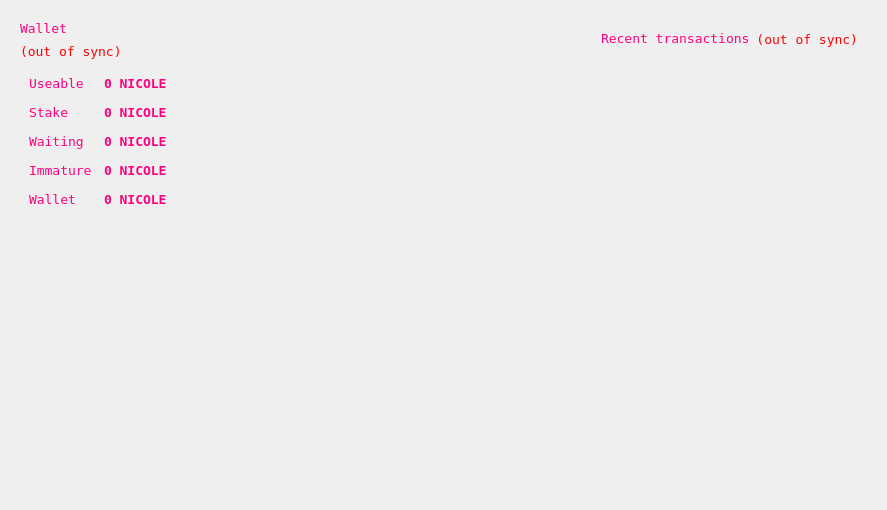
<?xml version="1.0" encoding="UTF-8"?>
<ui version="4.0">
 <class>OverviewPage</class>
 <widget class="QWidget" name="OverviewPage">
  <property name="geometry">
   <rect>
    <x>0</x>
    <y>0</y>
    <width>887</width>
    <height>510</height>
   </rect>
  </property>
  <property name="windowTitle">
   <string>Form</string>
  </property>
  <layout class="QHBoxLayout" name="horizontalLayout" stretch="1,1">
   <item>
    <layout class="QVBoxLayout" name="verticalLayout_2">
     <item>
      <widget class="QWidget" name="widget" native="true">
       <layout class="QVBoxLayout" name="verticalLayout_4">
        <item>
         <layout class="QVBoxLayout" name="verticalLayout_5">
          <item>
           <widget class="QLabel" name="label_5">
            <property name="font">
             <font>
              <family>Inconsolata</family>
              <pointsize>10</pointsize>
              <weight>75</weight>
              <bold>true</bold>
             </font>
            </property>
            <property name="text">
             <string>&lt;html&gt;&lt;head/&gt;&lt;body&gt;&lt;p&gt;&lt;span style=&quot; font-weight:400; color:#ff007f;&quot;&gt;Wallet&lt;/span&gt;&lt;/p&gt;&lt;/body&gt;&lt;/html&gt;</string>
            </property>
           </widget>
          </item>
          <item>
           <widget class="QLabel" name="labelWalletStatus">
            <property name="font">
             <font>
              <family>Inconsolata</family>
              <pointsize>10</pointsize>
             </font>
            </property>
            <property name="toolTip">
             <string>&lt;html&gt;&lt;head/&gt;&lt;body&gt;&lt;p&gt;The displayed information may be out of date. Your wallet automatically synchronizes with the network after a connection is established, but this process has not completed yet.&lt;/p&gt;&lt;/body&gt;&lt;/html&gt;</string>
            </property>
            <property name="styleSheet">
             <string notr="true">QLabel { color: red; }</string>
            </property>
            <property name="text">
             <string notr="true">(out of sync)</string>
            </property>
            <property name="alignment">
             <set>Qt::AlignLeading|Qt::AlignLeft|Qt::AlignVCenter</set>
            </property>
           </widget>
          </item>
         </layout>
        </item>
        <item>
         <widget class="QWidget" name="widget" native="true">
          <layout class="QFormLayout" name="formLayout_2">
           <property name="fieldGrowthPolicy">
            <enum>QFormLayout::AllNonFixedFieldsGrow</enum>
           </property>
           <property name="horizontalSpacing">
            <number>12</number>
           </property>
           <property name="verticalSpacing">
            <number>12</number>
           </property>
           <item row="0" column="0">
            <widget class="QLabel" name="label">
             <property name="font">
              <font>
               <family>Inconsolata</family>
               <pointsize>10</pointsize>
               <weight>50</weight>
               <bold>false</bold>
              </font>
             </property>
             <property name="text">
              <string>&lt;html&gt;&lt;head/&gt;&lt;body&gt;&lt;p&gt;&lt;span style=&quot; color:#ff007f;&quot;&gt;Useable&lt;/span&gt;&lt;/p&gt;&lt;/body&gt;&lt;/html&gt;</string>
             </property>
            </widget>
           </item>
           <item row="0" column="1">
            <widget class="QLabel" name="labelBalance">
             <property name="font">
              <font>
               <family>Inconsolata</family>
               <pointsize>10</pointsize>
               <weight>75</weight>
               <bold>true</bold>
              </font>
             </property>
             <property name="cursor">
              <cursorShape>IBeamCursor</cursorShape>
             </property>
             <property name="toolTip">
              <string>Your current spendable balance</string>
             </property>
             <property name="styleSheet">
              <string notr="true">color: rgb(255, 0, 127);</string>
             </property>
             <property name="text">
              <string notr="true">&lt;html&gt;&lt;head/&gt;&lt;body&gt;&lt;p&gt;&lt;span style=&quot; color:#ff007f;&quot;&gt;0 NICOLE&lt;/span&gt;&lt;/p&gt;&lt;/body&gt;&lt;/html&gt;</string>
             </property>
             <property name="textInteractionFlags">
              <set>Qt::LinksAccessibleByMouse|Qt::TextSelectableByKeyboard|Qt::TextSelectableByMouse</set>
             </property>
            </widget>
           </item>
           <item row="1" column="0">
            <widget class="QLabel" name="label_6">
             <property name="font">
              <font>
               <family>Inconsolata</family>
               <pointsize>10</pointsize>
              </font>
             </property>
             <property name="text">
              <string>&lt;html&gt;&lt;head/&gt;&lt;body&gt;&lt;p&gt;&lt;span style=&quot; color:#ff007f;&quot;&gt;Stake&lt;/span&gt;&lt;/p&gt;&lt;/body&gt;&lt;/html&gt;</string>
             </property>
            </widget>
           </item>
           <item row="1" column="1">
            <widget class="QLabel" name="labelStake">
             <property name="font">
              <font>
               <family>Inconsolata</family>
               <pointsize>10</pointsize>
               <weight>75</weight>
               <bold>true</bold>
              </font>
             </property>
             <property name="cursor">
              <cursorShape>IBeamCursor</cursorShape>
             </property>
             <property name="toolTip">
              <string>Total of coins that was staked, and do not yet count toward the current balance</string>
             </property>
             <property name="styleSheet">
              <string notr="true">color: rgb(255, 0, 127);</string>
             </property>
             <property name="text">
              <string notr="true">&lt;html&gt;&lt;head/&gt;&lt;body&gt;&lt;p&gt;&lt;span style=&quot; color:#ff007f;&quot;&gt;0 NICOLE&lt;/span&gt;&lt;/p&gt;&lt;/body&gt;&lt;/html&gt;</string>
             </property>
             <property name="textInteractionFlags">
              <set>Qt::LinksAccessibleByMouse|Qt::TextSelectableByKeyboard|Qt::TextSelectableByMouse</set>
             </property>
            </widget>
           </item>
           <item row="2" column="0">
            <widget class="QLabel" name="label_3">
             <property name="font">
              <font>
               <family>Inconsolata</family>
               <pointsize>10</pointsize>
              </font>
             </property>
             <property name="text">
              <string>&lt;html&gt;&lt;head/&gt;&lt;body&gt;&lt;p&gt;&lt;span style=&quot; color:#ff007f;&quot;&gt;Waiting&lt;/span&gt;&lt;/p&gt;&lt;/body&gt;&lt;/html&gt;</string>
             </property>
            </widget>
           </item>
           <item row="2" column="1">
            <widget class="QLabel" name="labelUnconfirmed">
             <property name="font">
              <font>
               <family>Inconsolata</family>
               <pointsize>10</pointsize>
               <weight>75</weight>
               <bold>true</bold>
              </font>
             </property>
             <property name="cursor">
              <cursorShape>IBeamCursor</cursorShape>
             </property>
             <property name="toolTip">
              <string>Total of transactions that have yet to be confirmed, and do not yet count toward the current balance</string>
             </property>
             <property name="styleSheet">
              <string notr="true">color: rgb(255, 0, 127);</string>
             </property>
             <property name="text">
              <string notr="true">&lt;html&gt;&lt;head/&gt;&lt;body&gt;&lt;p&gt;&lt;span style=&quot; color:#ff007f;&quot;&gt;0 NICOLE&lt;/span&gt;&lt;/p&gt;&lt;/body&gt;&lt;/html&gt;</string>
             </property>
             <property name="textInteractionFlags">
              <set>Qt::LinksAccessibleByMouse|Qt::TextSelectableByKeyboard|Qt::TextSelectableByMouse</set>
             </property>
            </widget>
           </item>
           <item row="3" column="0">
            <widget class="QLabel" name="labelImmatureText">
             <property name="font">
              <font>
               <family>Inconsolata</family>
               <pointsize>10</pointsize>
              </font>
             </property>
             <property name="text">
              <string>&lt;html&gt;&lt;head/&gt;&lt;body&gt;&lt;p&gt;&lt;span style=&quot; color:#ff007f;&quot;&gt;Immature&lt;/span&gt;&lt;/p&gt;&lt;/body&gt;&lt;/html&gt;</string>
             </property>
            </widget>
           </item>
           <item row="3" column="1">
            <widget class="QLabel" name="labelImmature">
             <property name="font">
              <font>
               <family>Inconsolata</family>
               <pointsize>10</pointsize>
               <weight>75</weight>
               <bold>true</bold>
              </font>
             </property>
             <property name="toolTip">
              <string>Mined balance that has not yet matured</string>
             </property>
             <property name="styleSheet">
              <string notr="true">color: rgb(255, 0, 127);</string>
             </property>
             <property name="text">
              <string notr="true">&lt;html&gt;&lt;head/&gt;&lt;body&gt;&lt;p&gt;&lt;span style=&quot; color:#ff007f;&quot;&gt;0 NICOLE&lt;/span&gt;&lt;/p&gt;&lt;/body&gt;&lt;/html&gt;</string>
             </property>
             <property name="textInteractionFlags">
              <set>Qt::LinksAccessibleByMouse|Qt::TextSelectableByKeyboard|Qt::TextSelectableByMouse</set>
             </property>
            </widget>
           </item>
           <item row="4" column="0">
            <widget class="QLabel" name="labelTotalText">
             <property name="font">
              <font>
               <family>Inconsolata</family>
               <pointsize>10</pointsize>
              </font>
             </property>
             <property name="text">
              <string>&lt;html&gt;&lt;head/&gt;&lt;body&gt;&lt;p&gt;&lt;span style=&quot; color:#ff007f;&quot;&gt;Wallet&lt;/span&gt;&lt;/p&gt;&lt;/body&gt;&lt;/html&gt;</string>
             </property>
            </widget>
           </item>
           <item row="4" column="1">
            <widget class="QLabel" name="labelTotal">
             <property name="font">
              <font>
               <family>Inconsolata</family>
               <pointsize>10</pointsize>
               <weight>75</weight>
               <bold>true</bold>
              </font>
             </property>
             <property name="cursor">
              <cursorShape>IBeamCursor</cursorShape>
             </property>
             <property name="toolTip">
              <string>Your current total balance</string>
             </property>
             <property name="styleSheet">
              <string notr="true">color: rgb(255, 0, 127);</string>
             </property>
             <property name="text">
              <string notr="true">&lt;html&gt;&lt;head/&gt;&lt;body&gt;&lt;p&gt;&lt;span style=&quot; color:#ff007f;&quot;&gt;0 NICOLE&lt;/span&gt;&lt;/p&gt;&lt;/body&gt;&lt;/html&gt;</string>
             </property>
             <property name="textInteractionFlags">
              <set>Qt::LinksAccessibleByMouse|Qt::TextSelectableByKeyboard|Qt::TextSelectableByMouse</set>
             </property>
            </widget>
           </item>
          </layout>
         </widget>
        </item>
        <item>
         <spacer name="verticalSpacer">
          <property name="orientation">
           <enum>Qt::Vertical</enum>
          </property>
          <property name="sizeHint" stdset="0">
           <size>
            <width>20</width>
            <height>40</height>
           </size>
          </property>
         </spacer>
        </item>
       </layout>
      </widget>
     </item>
    </layout>
   </item>
   <item>
    <layout class="QVBoxLayout" name="verticalLayout_3">
     <item>
      <widget class="QWidget" name="widget_2" native="true">
       <layout class="QVBoxLayout" name="verticalLayout">
        <item>
         <widget class="QWidget" name="widget" native="true">
          <layout class="QHBoxLayout" name="horizontalLayout_2">
           <item>
            <spacer name="horizontalSpacer">
             <property name="orientation">
              <enum>Qt::Horizontal</enum>
             </property>
             <property name="sizeHint" stdset="0">
              <size>
               <width>40</width>
               <height>20</height>
              </size>
             </property>
            </spacer>
           </item>
           <item>
            <widget class="QLabel" name="label_4">
             <property name="font">
              <font>
               <family>Inconsolata</family>
               <pointsize>10</pointsize>
              </font>
             </property>
             <property name="text">
              <string>&lt;html&gt;&lt;head/&gt;&lt;body&gt;&lt;p&gt;&lt;span style=&quot; color:#ff007f;&quot;&gt;Recent transactions&lt;/span&gt;&lt;/p&gt;&lt;/body&gt;&lt;/html&gt;</string>
             </property>
            </widget>
           </item>
           <item>
            <widget class="QLabel" name="labelTransactionsStatus">
             <property name="font">
              <font>
               <family>Inconsolata</family>
               <pointsize>10</pointsize>
              </font>
             </property>
             <property name="toolTip">
              <string>&lt;html&gt;&lt;head/&gt;&lt;body&gt;&lt;p&gt;The displayed information may be out of date. Your wallet automatically synchronizes with the network after a connection is established, but this process has not completed yet.&lt;/p&gt;&lt;/body&gt;&lt;/html&gt;</string>
             </property>
             <property name="styleSheet">
              <string notr="true">QLabel { color: red; }</string>
             </property>
             <property name="text">
              <string notr="true">(out of sync)</string>
             </property>
             <property name="alignment">
              <set>Qt::AlignRight|Qt::AlignTrailing|Qt::AlignVCenter</set>
             </property>
            </widget>
           </item>
          </layout>
         </widget>
        </item>
        <item>
         <widget class="QListView" name="listTransactions">
          <property name="palette">
           <palette>
            <active>
             <colorrole role="WindowText">
              <brush brushstyle="SolidPattern">
               <color alpha="255">
                <red>255</red>
                <green>0</green>
                <blue>127</blue>
               </color>
              </brush>
             </colorrole>
             <colorrole role="Button">
              <brush brushstyle="SolidPattern">
               <color alpha="0">
                <red>0</red>
                <green>0</green>
                <blue>0</blue>
               </color>
              </brush>
             </colorrole>
             <colorrole role="Midlight">
              <brush brushstyle="SolidPattern">
               <color alpha="255">
                <red>255</red>
                <green>0</green>
                <blue>127</blue>
               </color>
              </brush>
             </colorrole>
             <colorrole role="Dark">
              <brush brushstyle="SolidPattern">
               <color alpha="255">
                <red>255</red>
                <green>0</green>
                <blue>127</blue>
               </color>
              </brush>
             </colorrole>
             <colorrole role="Mid">
              <brush brushstyle="SolidPattern">
               <color alpha="255">
                <red>255</red>
                <green>0</green>
                <blue>127</blue>
               </color>
              </brush>
             </colorrole>
             <colorrole role="Text">
              <brush brushstyle="SolidPattern">
               <color alpha="255">
                <red>255</red>
                <green>0</green>
                <blue>127</blue>
               </color>
              </brush>
             </colorrole>
             <colorrole role="ButtonText">
              <brush brushstyle="SolidPattern">
               <color alpha="255">
                <red>255</red>
                <green>0</green>
                <blue>127</blue>
               </color>
              </brush>
             </colorrole>
             <colorrole role="Base">
              <brush brushstyle="NoBrush">
               <color alpha="255">
                <red>0</red>
                <green>0</green>
                <blue>0</blue>
               </color>
              </brush>
             </colorrole>
             <colorrole role="Window">
              <brush brushstyle="SolidPattern">
               <color alpha="0">
                <red>0</red>
                <green>0</green>
                <blue>0</blue>
               </color>
              </brush>
             </colorrole>
             <colorrole role="Shadow">
              <brush brushstyle="SolidPattern">
               <color alpha="255">
                <red>255</red>
                <green>0</green>
                <blue>127</blue>
               </color>
              </brush>
             </colorrole>
            </active>
            <inactive>
             <colorrole role="WindowText">
              <brush brushstyle="SolidPattern">
               <color alpha="255">
                <red>255</red>
                <green>0</green>
                <blue>127</blue>
               </color>
              </brush>
             </colorrole>
             <colorrole role="Button">
              <brush brushstyle="SolidPattern">
               <color alpha="0">
                <red>0</red>
                <green>0</green>
                <blue>0</blue>
               </color>
              </brush>
             </colorrole>
             <colorrole role="Midlight">
              <brush brushstyle="SolidPattern">
               <color alpha="255">
                <red>255</red>
                <green>0</green>
                <blue>127</blue>
               </color>
              </brush>
             </colorrole>
             <colorrole role="Dark">
              <brush brushstyle="SolidPattern">
               <color alpha="255">
                <red>255</red>
                <green>0</green>
                <blue>127</blue>
               </color>
              </brush>
             </colorrole>
             <colorrole role="Mid">
              <brush brushstyle="SolidPattern">
               <color alpha="255">
                <red>255</red>
                <green>0</green>
                <blue>127</blue>
               </color>
              </brush>
             </colorrole>
             <colorrole role="Text">
              <brush brushstyle="SolidPattern">
               <color alpha="255">
                <red>255</red>
                <green>0</green>
                <blue>127</blue>
               </color>
              </brush>
             </colorrole>
             <colorrole role="ButtonText">
              <brush brushstyle="SolidPattern">
               <color alpha="255">
                <red>255</red>
                <green>0</green>
                <blue>127</blue>
               </color>
              </brush>
             </colorrole>
             <colorrole role="Base">
              <brush brushstyle="NoBrush">
               <color alpha="255">
                <red>0</red>
                <green>0</green>
                <blue>0</blue>
               </color>
              </brush>
             </colorrole>
             <colorrole role="Window">
              <brush brushstyle="SolidPattern">
               <color alpha="0">
                <red>0</red>
                <green>0</green>
                <blue>0</blue>
               </color>
              </brush>
             </colorrole>
             <colorrole role="Shadow">
              <brush brushstyle="SolidPattern">
               <color alpha="255">
                <red>105</red>
                <green>105</green>
                <blue>105</blue>
               </color>
              </brush>
             </colorrole>
            </inactive>
            <disabled>
             <colorrole role="WindowText">
              <brush brushstyle="SolidPattern">
               <color alpha="255">
                <red>255</red>
                <green>0</green>
                <blue>127</blue>
               </color>
              </brush>
             </colorrole>
             <colorrole role="Button">
              <brush brushstyle="SolidPattern">
               <color alpha="0">
                <red>0</red>
                <green>0</green>
                <blue>0</blue>
               </color>
              </brush>
             </colorrole>
             <colorrole role="Midlight">
              <brush brushstyle="SolidPattern">
               <color alpha="255">
                <red>255</red>
                <green>0</green>
                <blue>127</blue>
               </color>
              </brush>
             </colorrole>
             <colorrole role="Dark">
              <brush brushstyle="SolidPattern">
               <color alpha="255">
                <red>255</red>
                <green>0</green>
                <blue>127</blue>
               </color>
              </brush>
             </colorrole>
             <colorrole role="Mid">
              <brush brushstyle="SolidPattern">
               <color alpha="255">
                <red>255</red>
                <green>0</green>
                <blue>127</blue>
               </color>
              </brush>
             </colorrole>
             <colorrole role="Text">
              <brush brushstyle="SolidPattern">
               <color alpha="255">
                <red>255</red>
                <green>0</green>
                <blue>127</blue>
               </color>
              </brush>
             </colorrole>
             <colorrole role="ButtonText">
              <brush brushstyle="SolidPattern">
               <color alpha="255">
                <red>255</red>
                <green>0</green>
                <blue>127</blue>
               </color>
              </brush>
             </colorrole>
             <colorrole role="Base">
              <brush brushstyle="NoBrush">
               <color alpha="255">
                <red>0</red>
                <green>0</green>
                <blue>0</blue>
               </color>
              </brush>
             </colorrole>
             <colorrole role="Window">
              <brush brushstyle="SolidPattern">
               <color alpha="0">
                <red>0</red>
                <green>0</green>
                <blue>0</blue>
               </color>
              </brush>
             </colorrole>
             <colorrole role="Shadow">
              <brush brushstyle="SolidPattern">
               <color alpha="255">
                <red>0</red>
                <green>0</green>
                <blue>0</blue>
               </color>
              </brush>
             </colorrole>
            </disabled>
           </palette>
          </property>
          <property name="font">
           <font>
            <family>Franklin Gothic Medium</family>
            <pointsize>8</pointsize>
           </font>
          </property>
          <property name="styleSheet">
           <string notr="true">QListView { background: transparent; }</string>
          </property>
          <property name="frameShape">
           <enum>QFrame::NoFrame</enum>
          </property>
          <property name="verticalScrollBarPolicy">
           <enum>Qt::ScrollBarAlwaysOff</enum>
          </property>
          <property name="horizontalScrollBarPolicy">
           <enum>Qt::ScrollBarAlwaysOff</enum>
          </property>
          <property name="selectionMode">
           <enum>QAbstractItemView::NoSelection</enum>
          </property>
         </widget>
        </item>
        <item>
         <spacer name="verticalSpacer_2">
          <property name="orientation">
           <enum>Qt::Vertical</enum>
          </property>
          <property name="sizeHint" stdset="0">
           <size>
            <width>20</width>
            <height>40</height>
           </size>
          </property>
         </spacer>
        </item>
       </layout>
      </widget>
     </item>
    </layout>
   </item>
  </layout>
 </widget>
 <resources>
  <include location="../bitcoin.qrc"/>
 </resources>
 <connections/>
</ui>
